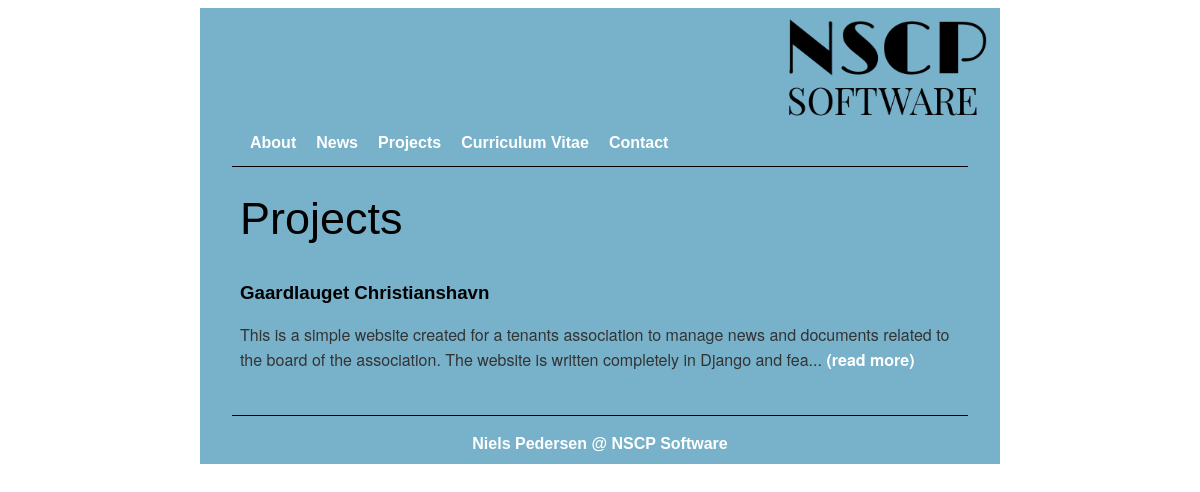
/projects/, run on the app's committed database.
### project/models.py (models this page shows, shortened)
class Project(models.Model):
    name = models.CharField(max_length=200)
    url = models.URLField()
    description = models.TextField()
    related_to = models.CharField(max_length=200, choices=RELATED_TO_CHOICES)
    date_added = models.DateField(auto_now_add=True)
    slug = models.SlugField()

### project/views.py (the view)
# urls.py: url(r'^projects/', include('project.urls')),
def projects(request):
    template = 'projects.html'
    projects = get_list_or_404(Project)
    context = {
        'projects':projects
    }
    return render(request, template, context)

### project/templates/projects.html
{% extends 'base_site.html' %}
{% block main_content %}
{% if projects %}
    <h1 class="site_title">
        Projects
    </h1>
    {% for project in projects %}
        <h3>
            {{ project.name }}
        </h3>
        <p>
            {{ project.description|slice:":180" }}...
            <a href="{% url 'specific_project' project.slug %}">(read more)</a>
        </p>
    {% endfor %}
{% else %}
    <h1>
        No projects...
    </h1>
{% endif %}
{% endblock %}

### templates/base_site.html (shortened to what this page needs)
<!DOCTYPE html>
<html>
<head lang="en">
    {% load staticfiles %}
    <link rel="stylesheet" type="text/css" href="{% static 'style.css' %}">
</head>
<body>
<div id="main_frame" class="theme_color">
    <div id="header">
        <div id="header_logo_container">
            <a href="/"><img src="{% static 'nscp_logo.png' %}" id="logo"></a>
        </div>
    </div>
    <div id="menu_container">
        <div class="menu_item">
            <a href="{% url 'about' %}">About</a>
        </div>
        <div class="menu_item">
            <a href="{% url 'news' %}">News</a>
        </div>
        <div class="menu_item">
            <a href="{% url 'projects' %}">Projects</a>
        </div>
        <div class="menu_item">
            <a href="{% url 'cv' %}">Curriculum Vitae</a>
        </div>
        <div class="menu_item">
            <a href="{% url 'contact' %}">Contact</a>
        </div>
    </div>
    <hr class="rule_top_bottom" />
    <div id="content" class="theme_color">
        {% block main_content %}{% endblock %}
    </div>
    <hr class="rule_top_bottom" />
    <div id="footer" class="theme_color">
        <div id="footer_content">Niels Pedersen @ NSCP Software</div>
    </div>
</div>
</body>
</html>

### static/style.css (style rules this page uses)
body { background-color: white; font-family: ‘Lucida Sans Unicode’, arial, sans-serif; }
a:link { text-decoration: none; }
p a:link { text-decoration: none; color: white; font-weight: bold; }
h1 { color: black; font-family: arial, 'Trocchi', serif; font-size: 45px; font-weight: normal; line-height: 48px; margin: 0; }
h1.site_title { color: black; font-family: arial, 'Trocchi', serif; font-size: 45px; font-weight: normal; line-height: 48px; margin: 0; padding-bottom: 20px; }
p { color: #333333; font-family: "Helvetica Neue",Arial,sans-serif; font-size: 16px; font-weight: 300; line-height: 1.5625; margin-bottom: 15px; }
.menu_item a { color: white; }
#main_frame { max-width: 800px; min-width: 450px; margin: 0 auto; }
.theme_color { !background-color: #93A5A8; !background-color: #C1DEB4; background-color: #78B1CA; !background-color: #C9DFE9; }
#header { padding: 0px 0px 0px 0px; margin: 0px 0px 0px 0px; height: 120px; }
#header_logo_container { float: right; height:100px; width: auto; background-color: none; margin: 10px 10px 0px 0; padding: 0 0 0 0; }
#logo { height: 100%; width: 100%; margin: 0 0 0 0; padding: 0 0 0 0; }
#menu_container { height: 30px; margin: 0 0 0 0; display:flex; align-items:center; padding: 0 0 0 40px; }
.menu_item { display: inline; margin: 0px 10px 0px 10px; text-color: white; font-weight: bold; position: relative; }
.rule_top_bottom { width: 92%; padding: 0 0 0 0; border: 0; height:1px; background: black; }
#content { padding: 20px 40px 20px 40px; }
#footer { height: 40px; color: white; position: relative; }
#footer_content { line-height: 40px; text-align: center; font-weight: bold; }

### data on the page
Project: name "Gaardlauget Christianshavn", description "This is a simple website created for a tenants association to manage news and documents related to the board of the association. The website is written completely in Django and fea"
